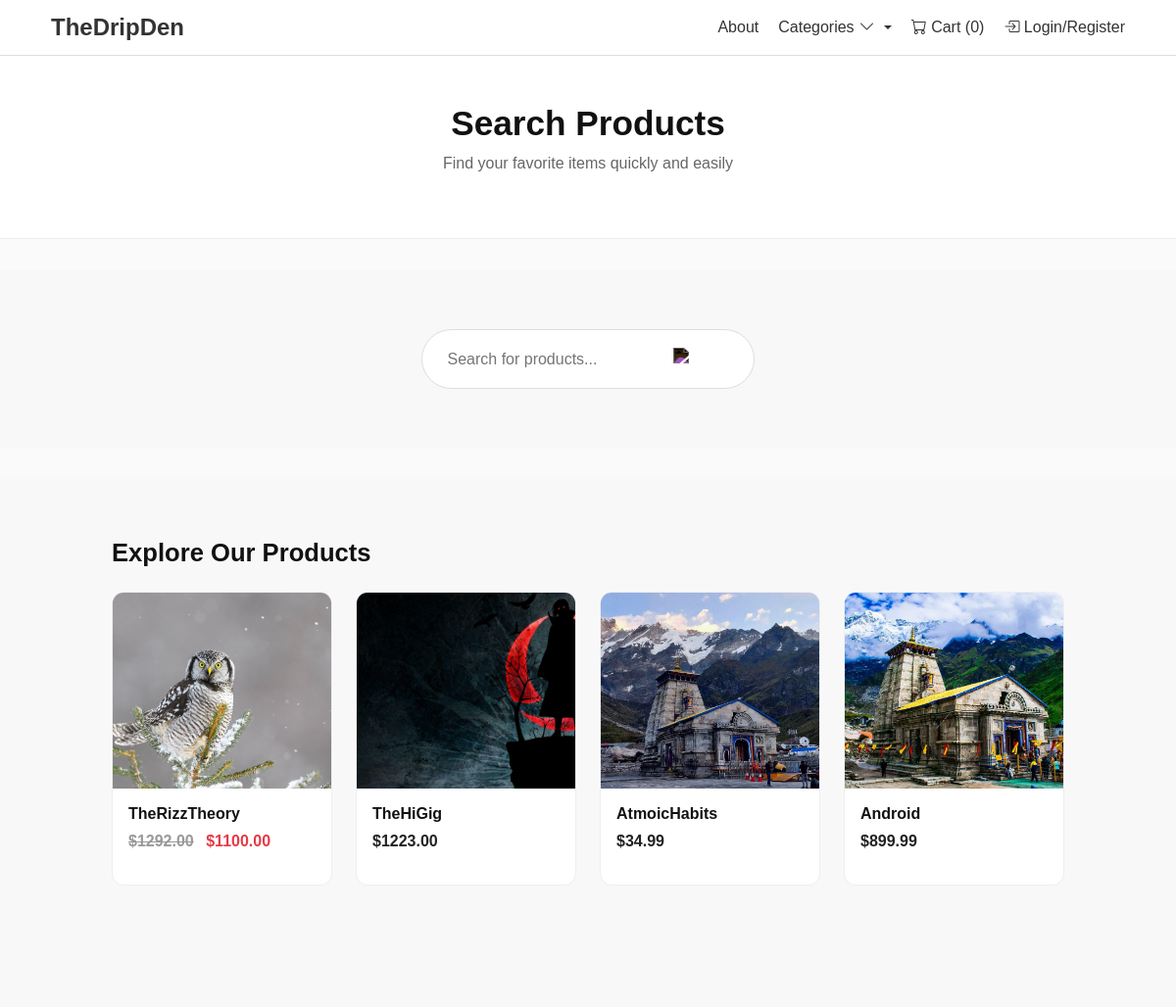
The app's page /search/ with its own data.
### store/models.py (models this page shows, shortened)
class Product(models.Model):
    name=models.CharField( max_length=100)
    price=models.DecimalField(default=0,decimal_places=2,max_digits=6)
    category=models.ForeignKey(Category,on_delete=models.CASCADE,default=1)
    description=models.CharField( max_length=250,default='',blank=True,null=True)
    image=models.ImageField(upload_to='uploads/product')
    is_sale=models.BooleanField(default=False)
    sale_price=models.DecimalField(default=0,decimal_places=2,max_digits=6)

### store/views.py (the view, shortened to what this page needs)
# urls.py: path('search/',views.search,name='search')
def search(request):
    default_products = Product.objects.all().order_by('-id')[:4]  # latest 4 as fallback
    return render(request, 'search.html', {
        'default_products': default_products,
    })

### cart/cart.py (called while the page is built)
    def __len__(self):
        return len(self.cart)

### cart/context_processors.py (called while the page is built)
def cart(request):
    return {'cart':Cart(request)}

### store/templates/search.html (shortened to what this page needs)
{% extends 'base.html' %}
{% load static %}
{% block content %}
<link rel="stylesheet" href="{% static 'css/search.css' %}">
<section class="hero small-hero">
  <div class="hero-content">
    <div class="hero-text">
      <h1>Search Products</h1>
      <p>Find your favorite items quickly and easily</p>
    </div>
  </div>
</section>
<section class="section search-section">
  <div class="search-box">
    <form method="POST" action="{% url 'search' %}">
      <input type="text" name="searched" placeholder="Search for products..." value="{{ query|default:'' }}">
      <button type="submit">
        <img src="https://img.icons8.com/ios-filled/24/ffffff/search--v1.png" alt="search">
      </button>
    </form>
  </div>
</section>
{% if searched %}
<section class="section results-section">
  <h2 class="section-title">Results for "{{ query }}"</h2>
  <div class="products">
    {% for product in searched %}
      <div class="product-card">
        <div class="product-img">
          <img src="{{ product.image.url }}" alt="{{ product.name }}">
        </div>
        <div class="product-info">
          <h4>{{ product.name }}</h4>
          {% if product.is_sale %}
            <p class="price">
              <span class="old-price">${{ product.price }}</span>
              <span class="new-price">${{ product.sale_price }}</span>
            </p>
          {% else %}
            <p class="price">${{ product.price }}</p>
          {% endif %}
          <p class="category">{{ product.Category }}</p>
        </div>
      </div>
    {% endfor %}
  </div>
</section>
{% else %}
<section class="section">
  <h2 class="section-title">Explore Our Products</h2>
  <div class="products">
    {% for product in default_products %}
      <div class="product-card">
        <div class="product-img">
          <img src="{{ product.image.url }}" alt="{{ product.name }}">
        </div>
        <div class="product-info">
          <h4>{{ product.name }}</h4>
          {% if product.is_sale %}
            <p class="price">
              <span class="old-price">${{ product.price }}</span>
              <span class="new-price">${{ product.sale_price }}</span>
            </p>
          {% else %}
            <p class="price">${{ product.price }}</p>
          {% endif %}
        </div>
      </div>
    {% empty %}
      <p class="no-results">No products available.</p>
    {% endfor %}
  </div>
</section>
{% endif %}
{% endblock %}

### static/css/base.css (style rules this page uses)
* { margin: 0; padding: 0; box-sizing: border-box; }
body { font-family: Arial, sans-serif; line-height: 1.6; color: #333; background-color: #f4f4f4; }

### static/css/products.css (style rules this page uses)
.section { padding: 60px 5vw; background-color: #f8f8f8; }
.section-title { font-size: 2.5rem; font-weight: 800; text-align: center; margin-bottom: 50px; }
.products { display: grid; grid-template-columns: repeat(auto-fit, minmax(250px, 1fr)); gap: 30px; }
.product-info h4 { font-size: 1.2rem; font-weight: 700; margin-bottom: 10px; }
.product-info .price { font-size: 1rem; font-weight: 600; color: #222; }

### static/css/search.css (style rules this page uses)
body { font-family: 'Poppins', sans-serif; background: #fafafa; margin: 0; display: flex; flex-direction: column; min-height: 100vh; }
.hero.small-hero { background: #fff; padding: 3rem 2rem; text-align: center; border-bottom: 1px solid #eee; }
.hero-text h1 { font-size: 2.2rem; font-weight: 600; color: #111; }
.hero-text p { font-size: 1rem; color: #666; }
.search-section { display: flex; justify-content: center; margin: 2rem 0; }
.search-box form { display: flex; align-items: center; background: #fff; border-radius: 50px; padding: 0.3rem 0.6rem; width: 100%; max-width: 480px; border: 1px solid #ddd; }
.search-box input { flex: 1; padding: 0.8rem 1rem; border: none; outline: none; font-size: 1rem; border-radius: 50px; }
.search-box button { background: #fff; border: none; padding: 0.5rem; border-radius: 60%; cursor: pointer; transition: 0.3s; }
.search-box button img { width: 18px; height: 18px; filter: invert(1); }
.section-title { font-size: 1.6rem; font-weight: 600; margin-bottom: 1.5rem; text-align: left; padding-left: 5%; color: #111; }
.products { display: grid; grid-template-columns: repeat(auto-fill, minmax(220px, 1fr)); gap: 1.5rem; padding: 0 5% 4rem; }
.product-card { background: #fff; border: 1px solid #eee; border-radius: 12px; overflow: hidden; transition: box-shadow 0.2s ease, transform 0.2s ease; }
.product-img img { width: 100%; height: 200px; object-fit: cover; }
.product-info { padding: 1rem; text-align: left; }
.product-info h4 { font-size: 1rem; margin-bottom: 0.4rem; color: #111; }
.price { font-size: 0.95rem; margin: 0.4rem 0; }
.old-price { text-decoration: line-through; color: #999; margin-right: 0.5rem; }
.new-price { color: #e63946; font-weight: 600; }

### records on screen
Product: image (picture), name "TheRizzTheory", price "1292.00", sale_price "1100.00"
Product: image (picture), name "TheHiGig", price "1223.00"
Product: image (picture), name "AtmoicHabits", price "34.99"
Product: image (picture), name "Android", price "899.99"

### other values on screen
{{ cart|length }} "0"
